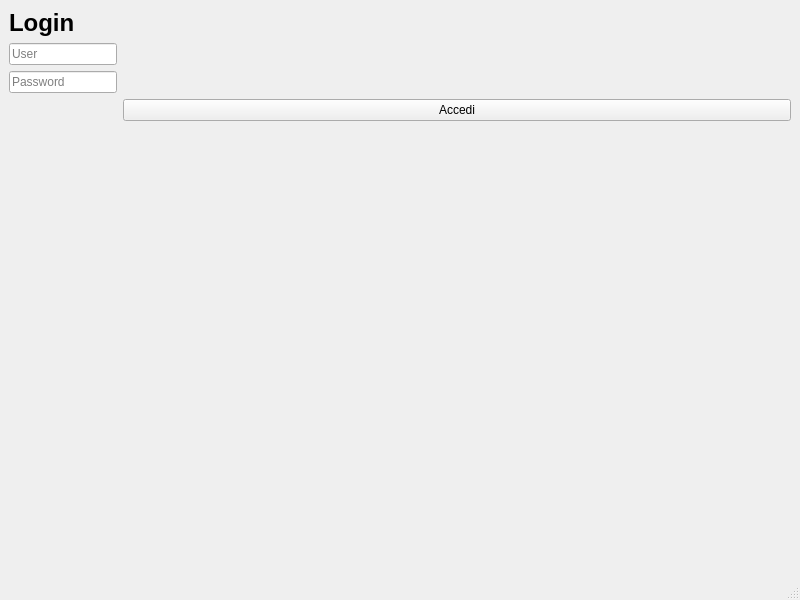
<?xml version="1.0" encoding="UTF-8"?>
<ui version="4.0">
 <class>MainWindow</class>
 <widget class="QMainWindow" name="MainWindow">
  <property name="geometry">
   <rect>
    <x>0</x>
    <y>0</y>
    <width>800</width>
    <height>600</height>
   </rect>
  </property>
  <property name="windowTitle">
   <string>MainWindow</string>
  </property>
  <widget class="QWidget" name="centralwidget">
   <layout class="QFormLayout" name="formLayout">
    <item row="0" column="0">
     <widget class="QLabel" name="label">
      <property name="font">
       <font>
        <pointsize>18</pointsize>
        <bold>true</bold>
       </font>
      </property>
      <property name="text">
       <string>Login</string>
      </property>
     </widget>
    </item>
    <item row="1" column="0">
     <widget class="QLineEdit" name="lineEdit">
      <property name="text">
       <string/>
      </property>
      <property name="placeholderText">
       <string>User</string>
      </property>
     </widget>
    </item>
    <item row="2" column="0">
     <widget class="QLineEdit" name="lineEdit_2">
      <property name="text">
       <string/>
      </property>
      <property name="echoMode">
       <enum>QLineEdit::EchoMode::Password</enum>
      </property>
      <property name="placeholderText">
       <string>Password</string>
      </property>
     </widget>
    </item>
    <item row="3" column="1">
     <widget class="QPushButton" name="pushButton">
      <property name="text">
       <string>Accedi</string>
      </property>
     </widget>
    </item>
   </layout>
  </widget>
  <widget class="QMenuBar" name="menubar">
   <property name="geometry">
    <rect>
     <x>0</x>
     <y>0</y>
     <width>800</width>
     <height>24</height>
    </rect>
   </property>
  </widget>
  <widget class="QStatusBar" name="statusbar"/>
 </widget>
 <resources/>
 <connections/>
</ui>
